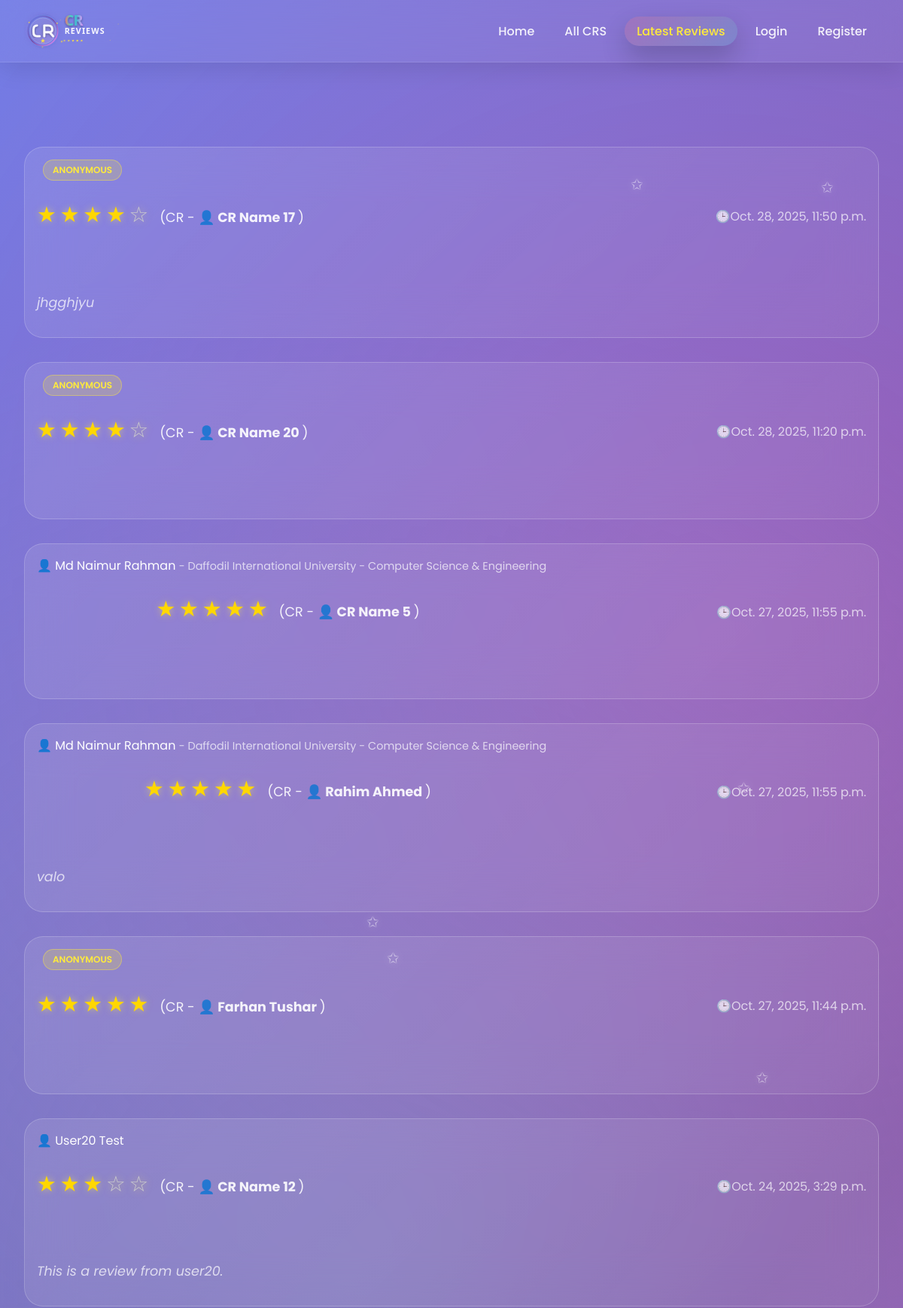
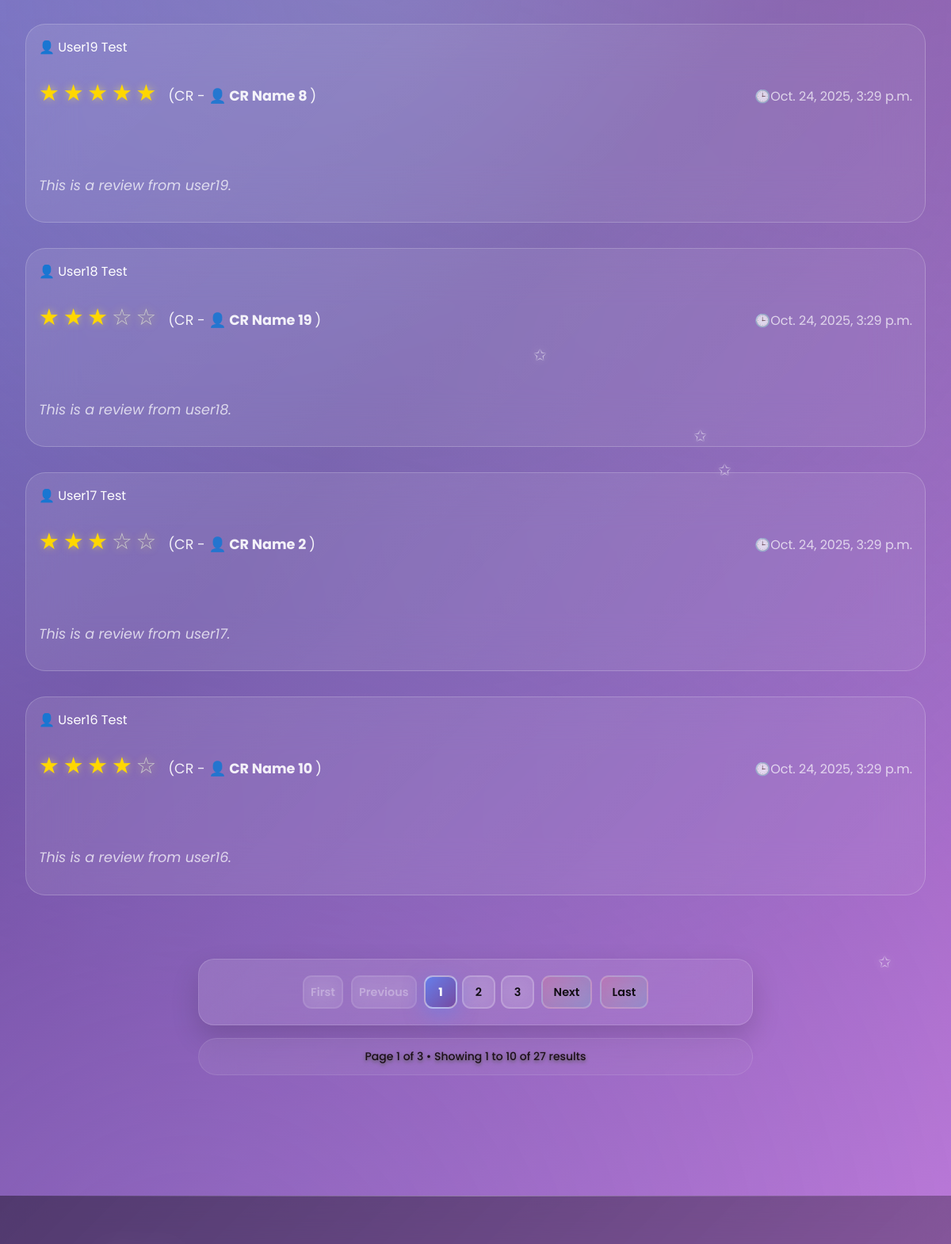
The app's page /latest_reviews/ (upper part), older data (2 pictures, top to bottom).
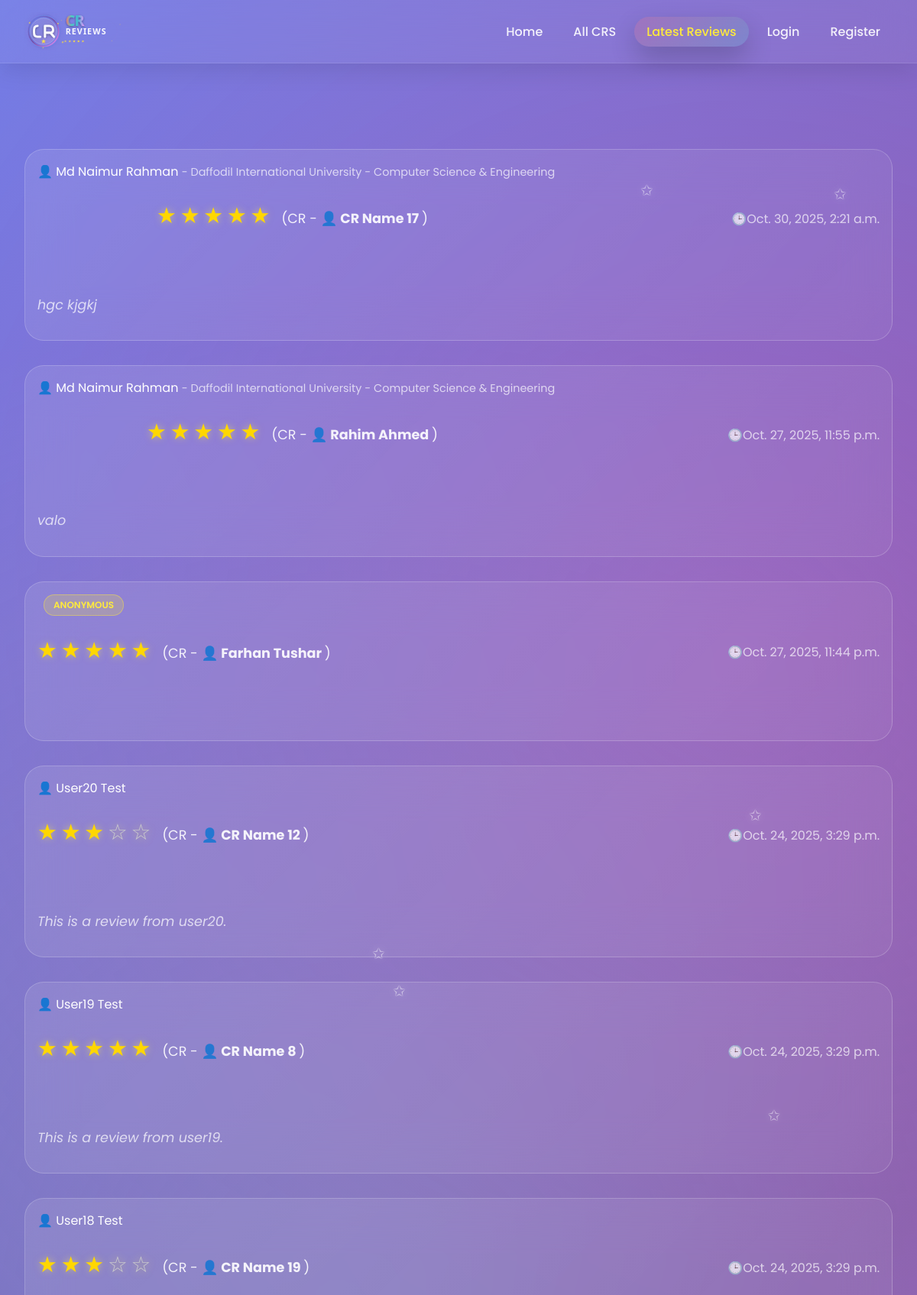
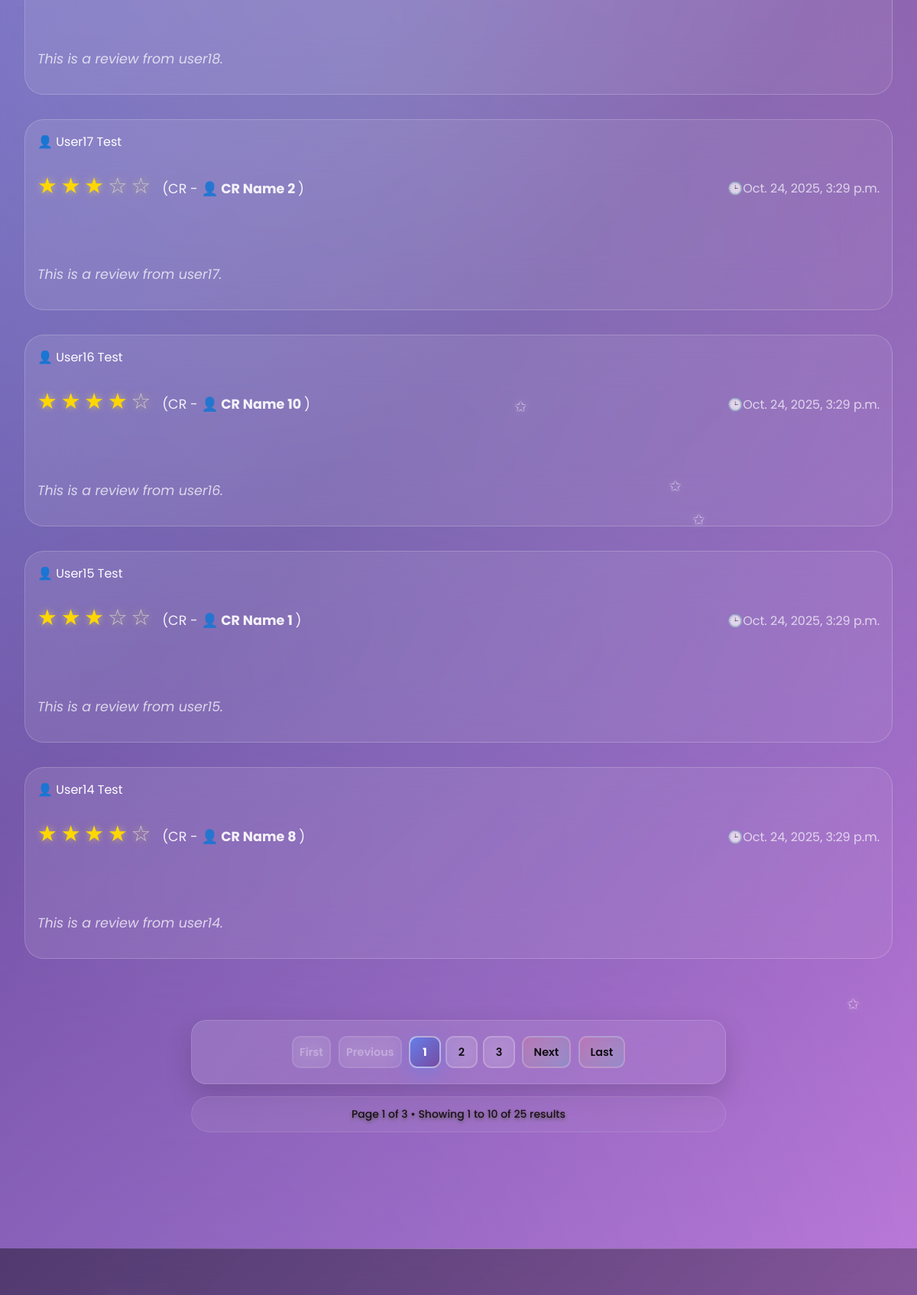
The same page, newer data (2 pictures, top to bottom).
### cr/models.py (models this page shows, shortened)
class Review(models.Model):
    user = models.ForeignKey('userprofile.User', on_delete=models.CASCADE, related_name='userreviews')
    cr_profile = models.ForeignKey(CrProfile, on_delete=models.CASCADE, related_name='cr_reviews')
    rating = models.PositiveSmallIntegerField()
    description = models.TextField(blank=True, null=True)
    is_anonymous = models.BooleanField(default=False)
    anonymous_name = models.CharField(max_length=100, blank=True, null=True)
    is_approved = models.BooleanField(default=True)  # Auto-approve non-anonymous
    reviewed_by = models.ForeignKey(
        'userprofile.User',
        on_delete=models.SET_NULL,
        null=True,
        blank=True,
        related_name='reviewed_reviews',
        help_text="Admin who approved/rejected this review"
    )
    reviewed_at = models.DateTimeField(null=True, blank=True)
    slug = models.SlugField(unique=True, blank=True)
    created_at = models.DateTimeField(auto_now_add=True)
    updated_at = models.DateTimeField(auto_now=True)
    deleted_at = models.DateTimeField(blank=True, null=True)
    class Meta:
        unique_together = [['user', 'cr_profile']]
        ordering = ['-created_at']

class CrProfile(models.Model):
    user=models.OneToOneField('userprofile.User', on_delete=models.CASCADE,related_name='user_profile')
    university=models.ForeignKey(University, on_delete=models.CASCADE,related_name='university_crs')
    department=models.ForeignKey(Department, on_delete=models.CASCADE,related_name='department_crs')
    cr_status = models.CharField(
    max_length=20,
    choices=[('Present', 'Present CR'), ('Former', 'Former CR')],
    default='Present'
    )
    profile_picture = models.ImageField(upload_to='cr_profile_pictures/', blank=True, null=True)
    name = models.CharField(max_length=100)
    gender = models.CharField(choices=[('M', 'Male'), ('F', 'Female')], max_length=1)
    email = models.EmailField(blank=True, null=True)
    phone = models.CharField(max_length=30, blank=True, null=True)
    st_id = models.CharField(max_length=50, unique=True)
    batch = models.CharField(max_length=20)
    dept_batch = models.CharField(max_length=20 , blank=True, null=True)
    section = models.CharField(max_length=10)
    bio = models.TextField(blank=True, null=True)
    date_of_birth = models.DateField(blank=True, null=True)
    slug = models.SlugField(unique=True, blank=True)
    facebook_url = models.URLField(default='https://www.facebook.com/')
    instagram_url = models.URLField(default='https://www.instagram.com/')
    linkedin_url = models.URLField(default='https://www.linkedin.com/')
    created_at=models.DateTimeField(auto_now_add=True)
    updated_at=models.DateTimeField(auto_now=True)
    deleted_at=models.DateTimeField(auto_now=True,blank=True,null=True)

class University(models.Model):
    Public = "Public"
    Private = "Private"
    university_type = [
        (Public,"Public"),
        (Private,"Private"),
    ]
    title =models.CharField(max_length=100,unique=True,blank=False,null=False)
    type =models.CharField(max_length=100,choices=university_type)
    address=models.CharField(max_length=150, blank=True, null=True)
    slug=models.SlugField(blank=True,unique=True)
    created_at=models.DateTimeField(auto_now_add=True)
    updated_at=models.DateTimeField(auto_now=True)
    daleted_at=models.DateTimeField(auto_now=True,blank=True,null=True)
    def __str__(self):
        return self.title

class Department(models.Model):
    title=models.CharField(max_length=50,unique=True,blank=False,null=False)
    code=models.CharField(max_length=50,unique=True,blank=True,null=True)
    slug=models.SlugField(blank=True,unique=True)
    created_at=models.DateTimeField(auto_now_add=True)
    updated_at=models.DateTimeField(auto_now=True)
    daleted_at=models.DateTimeField(auto_now=True,blank=True,null=True)
    def __str__(self):
        return self.title

### userprofile/models.py (models this page shows, shortened)
class User(AbstractBaseUser,PermissionsMixin):
    university=models.ForeignKey(University, on_delete=models.SET_NULL,related_name='university_user',null=True,blank=True)
    department=models.ForeignKey(Department, on_delete=models.SET_NULL,related_name='department_user',null=True,blank=True)
    profile_picture=models.ImageField(upload_to=user_profile_picture_path,null=True,blank=True)
    first_name = models.CharField(max_length=50)
    last_name = models.CharField(max_length=50)
    gender = models.CharField(choices=[('M', 'Male'), ('F', 'Female')], max_length=1)
    email = models.EmailField(unique=True)
    phone=models.CharField(max_length=20,null=True,blank=True)
    date_of_birth=models.DateField(null=True,blank=True)
    student_id=models.CharField(max_length=50,unique=True,null=True,blank=True)
    batch=models.CharField(max_length=20,null=True,blank=True)
    dept_batch = models.CharField(max_length=20 , blank=True, null=True)
    section=models.CharField(max_length=20,null=True,blank=True)
    bio=models.TextField(null=True,blank=True)
    facebook_url=models.URLField(default='https://www.facebook.com/')
    instagram_url=models.URLField(default='https://www.instagram.com/')
    linkedin_url=models.URLField(default='https://www.linkedin.com/')
    role=models.CharField(max_length=20, default='student')
    slug=models.SlugField(blank=True,unique=True)
    is_email_verified = models.BooleanField(default=False)
    email_verification_token = models.UUIDField(blank=True, null=True, editable=False)
    email_verification_token_created = models.DateTimeField(blank=True, null=True)
    password_reset_token = models.UUIDField(null=True, blank=True, editable=False)
    password_reset_token_created = models.DateTimeField(null=True, blank=True)
    is_active = models.BooleanField(default=True)
    is_staff = models.BooleanField(default=False)
    created_at = models.DateTimeField(auto_now_add=True)
    updated_at = models.DateTimeField(auto_now=True)
    deleted_at = models.DateTimeField(blank=True, null=True)
    USERNAME_FIELD = 'email'
    REQUIRED_FIELDS = ['first_name','last_name']
    objects = CustomUserManager()
    def get_full_name(self):
        return f"{self.first_name} {self.last_name}"

### cr/views.py (the view)
# urls.py: path('latest_reviews/',latest_reviews,name='latest_reviews'),
def latest_reviews(request):
    reviews = Review.objects.filter(is_approved=True).order_by('-created_at')
    paginator = Paginator(reviews,10)
    page_number = request.GET.get('page',1)
    try:
        reviews = paginator.page(page_number)
    except PageNotAnInteger:
        reviews = paginator.page(1)
    except EmptyPage:
        reviews = paginator.page(1)
    context={
        'review':reviews,
        'paginator':paginator,
    }
    return render(request,'latest_reviews.html',context)

### templates/latest_reviews.html (shortened to what the changed rows need)
{% extends 'base.html' %}
{% load  static %}
{% block content %}
    <div id="latest-reviews" class="page">
        <div class="container">
            <div class="section">
                 {% for review in review %}
                <div class="review-card">
                    <div class="review-header">
                        <div>
                    {% if review.is_anonymous %}
                        {% comment %} <span style="color: rgba(255,255,255,0.9);">
                            {{ review.get_reviewer_name }}
                        </span> {% endcomment %}
                    {% elif review.user %}
                        <a href="{% url 'user_view' review.user.slug %}" style="text-decoration: none; color: inherit;">
                            👤 {{ review.user.get_full_name }}
                        </a>
                    {% else %}
                        <span style="color: rgba(255,255,255,0.9);">
                            🕶️ Anonymous User
                        </span>
                    {% endif %}
                {% if not review.is_anonymous and review.user %}
                    {% if review.user.university or review.user.department %}
                        <span style="color: rgba(255,255,255,0.7); font-size: 0.9rem;">
                            -
                            {% if review.user.university %}
                                {{ review.user.university }}
                            {% endif %}
                            {% if review.user.department %}
                                {% if review.user.university %} - {% endif %}
                                {{ review.user.department }}
                            {% endif %}
                        </span>
                    {% endif %}
                {% else %}
                    <span style="display: inline-block; margin-left: 0.5rem; padding: 0.25rem 0.75rem; background: rgba(255, 235, 59, 0.2); border: 1px solid rgba(255, 235, 59, 0.4); border-radius: 20px; font-size: 0.75rem; font-weight: 600; color: #ffeb3b;">
                        ANONYMOUS
                    </span>
                {% endif %}
                            <div class="rating">
                                {% for i in "12345" %} {% if forloop.counter <= review.rating %}
                                <span class="star filled">★</span>
                                {% else %}
                                <span class="star">☆</span>
                                {% endif %}
                                {% endfor %}
                                <span class="review_cr">(CR - <strong><a href="{% url 'cr_profile' review.cr_profile.slug %}" style="text-decoration: none; color: inherit;">👤 {{review.cr_profile.name}}</a> </strong>)</span>
                            </div>
                        </div>
                        <div style="color: rgba(255,255,255,0.7); font-weight: 400;">🕒{{review.created_at}}</div>
                    </div>
                    <div class="review-text">
                        {{review.description}}
                    </div>
                </div>
                {% endfor %}
            </div>
            {% if review.has_other_pages %}
            <div class="pagination-section">
                <div class="pagination">
                    {% if review.has_previous %}
                        <a href="?page=1" class="pagination-btn pagination-first">
                            <span>First</span>
                        </a>
                        <a href="?page={{ review.previous_page_number }}" class="pagination-btn pagination-prev">
                            <span>Previous</span>
                        </a>
                    {% else %}
                        <span class="pagination-btn pagination-disabled">
                            <span>First</span>
                        </span>
                        <span class="pagination-btn pagination-disabled">
                            <span>Previous</span>
                        </span>
                    {% endif %}
                    <div class="pagination-numbers">
                        {% for num in review.paginator.page_range %}
                            {% if review.number == num %}
                                <span class="pagination-btn pagination-active">{{ num }}</span>
                            {% elif num > review.number|add:'-3' and num < review.number|add:'3' %}
                                <a href="?page={{ num }}" class="pagination-btn">{{ num }}</a>
                            {% endif %}
                        {% endfor %}
                    </div>
                    {% if review.has_next %}
                        <a href="?page={{ review.next_page_number }}" class="pagination-btn pagination-next">
                            <span>Next</span>
                        </a>
                        <a href="?page={{ review.paginator.num_pages }}" class="pagination-btn pagination-last">
                            <span>Last</span>
                        </a>
                    {% endif %}
                </div>
                <div class="pagination-info">
                    <p>Page {{ review.number }} of {{ review.paginator.num_pages }} • Showing {{ review.start_index }} to {{ review.end_index }} of {{ review.paginator.count }} results</p>
                </div>
            </div>
            {% endif %}
        </div>
    </div>
{% endblock content %}

Row changes from the older to the newer data that the page shows:
no longer on this page (row edited): Review: is_anonymous "ANONYMOUS", rating 4 (drawn), cr_profile.name "CR Name 17", created_at "Oct. 28, 2025, 11:50 p.m.", description "jhgghjyu"
no longer on this page (row edited): Review: is_anonymous "ANONYMOUS", rating 4 (drawn), cr_profile.name "CR Name 20", created_at "Oct. 28, 2025, 11:20 p.m."
no longer on this page (row edited): Review: user.get_full_name "Md Naimur Rahman", user.university "Daffodil International University", user.department "Computer Science & Engineering", rating 5 (drawn), cr_profile.name "CR Name 5", created_at "Oct. 27, 2025, 11:55 p.m."
added Review: user.get_full_name "Md Naimur Rahman", user.university "Daffodil International University", user.department "Computer Science & Engineering", rating 5 (drawn), cr_profile.name "CR Name 17", created_at "Oct. 30, 2025, 2:21 a.m.", description "hgc kjgkj"
now on this page (row unchanged): Review: user.get_full_name "User15 Test", rating 3 (drawn), cr_profile.name "CR Name 1", created_at "Oct. 24, 2025, 3:29 p.m.", description "This is a review from user15."
now on this page (row unchanged): Review: user.get_full_name "User14 Test", rating 4 (drawn), cr_profile.name "CR Name 8", created_at "Oct. 24, 2025, 3:29 p.m.", description "This is a review from user14."
Text that changed along with them:
{{ review.paginator.count }}: "27" → "25"
